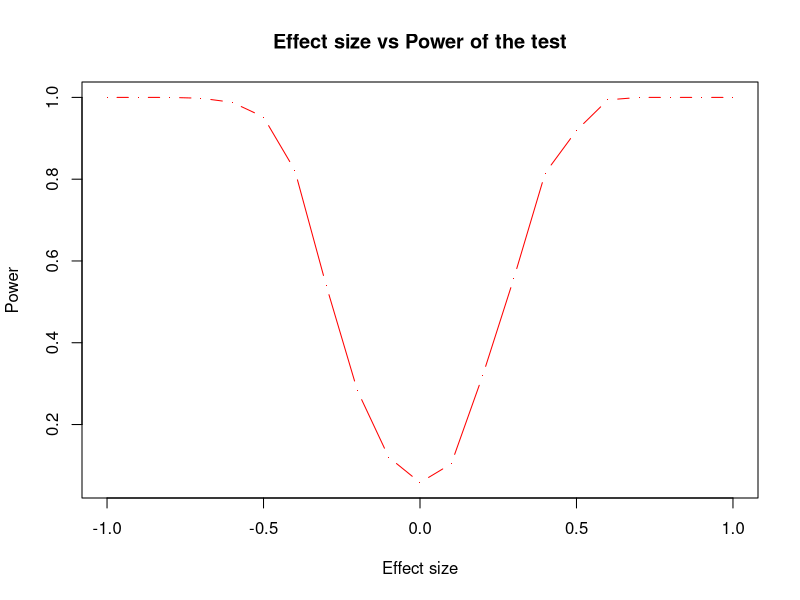
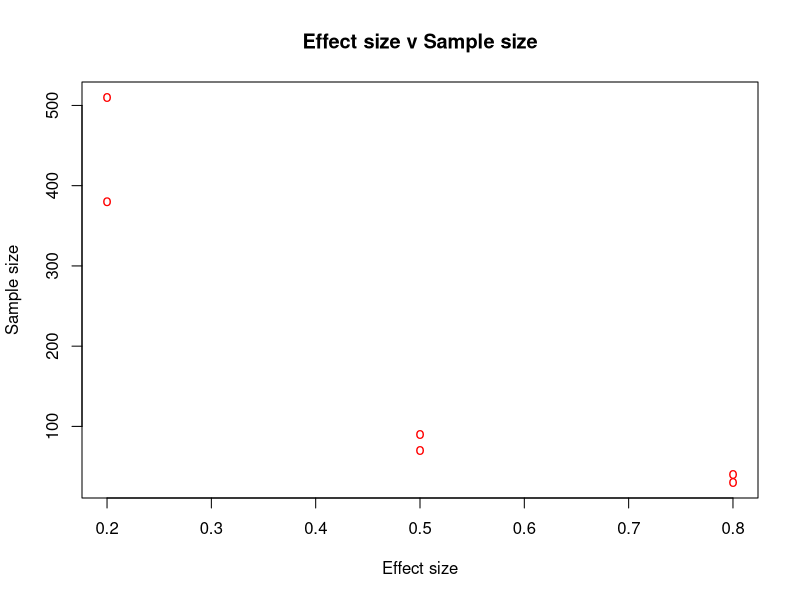

These charts were generated, in order, by the following R code:
# POWER OF A TEST

effect_size <- seq(-1,1,0.1) # Effect size = Difference in group means
power <- length(effect_size)
k <- 1000     # Number of replicates
mu1 <- 3      # Mean of the reerence group
alpha <- 0.05 # Type 1 error level
n <- 100      # Sample size

for (i in 1:length(effect_size)) {
  
  # Power of the test is the probability of rejecting the H0, given the H1 is true
  # OR P(rejecting H0 | H1 is true)
  power[i] <- mean(replicate(k,t.test(rnorm(n,mu1),rnorm(n,mu1-effect_size[i]))$p.value) < alpha)
}

plot(effect_size, power, main = 'Effect size vs Power of the test', type = 'b', pch='.',col='red',
     xlab = 'Effect size', ylab = 'Power')

# ------------------------------------------------------------------------------------------------------

# CALCULATE THE SAMPLE SIZE FOR A GIVEN VALUE OF ALPHA, BETA, AND EFFECT SIZE

effect_size <- c(0.2,0.5,0.8)
power_level <- c(0.8,0.9)
alpha <- 0.05

get_sample_size <- function(es,power_crit,alpha,mu1,k) {
  power <- 0
  n <- 0
  while(power < power_crit) {
    n <- n + 10
    power <- mean(replicate(k,t.test(rnorm(n,mu1),rnorm(n,mu1-es))$p.value) < alpha)
    #print(c(power,n))
  }
  return(n)
}

res <- expand.grid(effect_size,power_level,alpha,0)
names(res) <- c('Effect size','Power level', 'Alpha','Sample size')
for (i in 1:nrow(res)) {
  print('Effect size')
  print(res[i,1])
  res[i,4] <- get_sample_size(res[i,1],res[i,2],res[i,3],3,1000)
}
rm(i)
plot(res$`Effect size`,res$`Sample size`, xlab='Effect size',ylab='Sample size',
     main='Effect size v Sample size', type='p',col='red',pch='o')
# We see that as the effect size increases the sample size required decreases for a given alpha and beta level.




